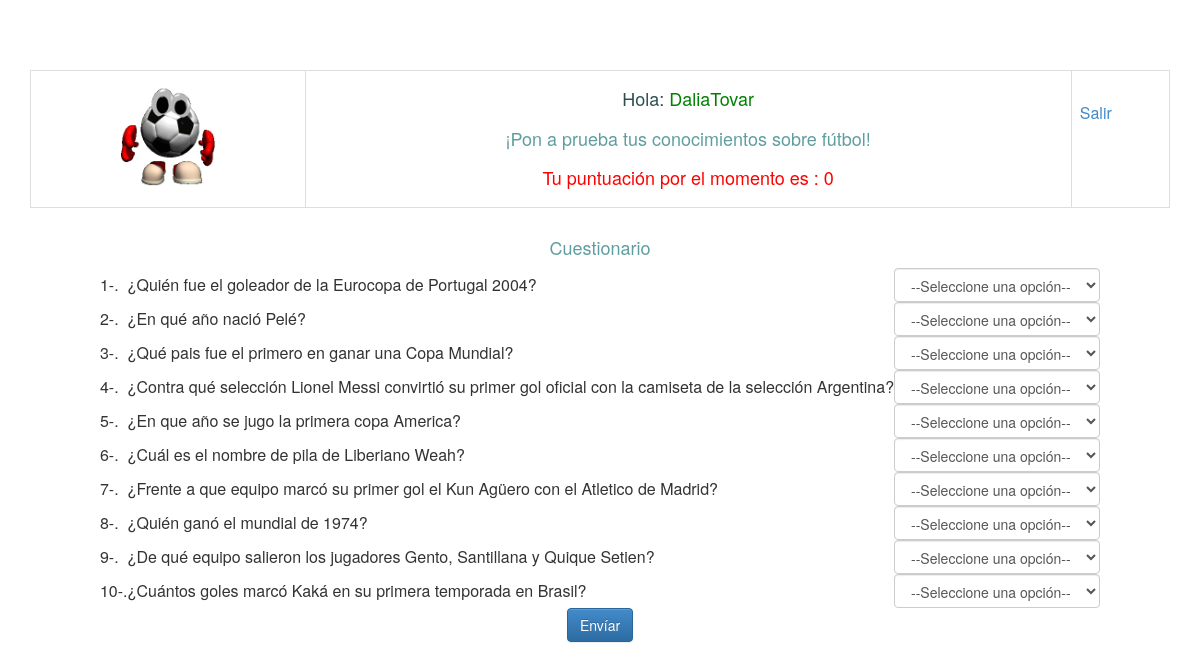
Screenshot of /prueba.net (signed in) with the database file from the repository.
### tables this page shows
CREATE TABLE `usuario` (
  `id` int(11) NOT NULL AUTO_INCREMENT,
  `usuario` varchar(20) DEFAULT NULL,
  `contasena` varchar(20) DEFAULT NULL,
  `puntuacion` varchar(10) DEFAULT NULL,
  PRIMARY KEY (`id`)
);

CREATE TABLE `preguntas` (
  `idpregunta` int(11) NOT NULL AUTO_INCREMENT,
  `pregunta` varchar(500) DEFAULT NULL,
  `respuesta` varchar(10) DEFAULT NULL,
  `resultado` varchar(10) DEFAULT NULL,
  PRIMARY KEY (`idpregunta`)
);

### index.php (called while the page is built, shortened)
<?php
require('helpers.php');
require('header.php');
require('footer.php');
require('./clase/Usuario.php');
controller($_GET['url']);
?>

### clase/Usuario.php (the view, shortened to what this page needs)
<?php
class Usuario{
    public function cuestionario(){
?>
<?php
        echo"
          <form action='respuesta.jsp' method='POST' name = 'frmdo2' id = 'frmdo2' target = '_self'>
          <center><table border='0'><tr><td colspan='4'><h4><center><font color='#5f9ea0'>Cuestionario</h4></td></tr>
          ";
          $resul = mysql_query("SELECT MAX(idpregunta) AS id_maximo FROM  preguntas".mysql_error());
        if ($row = mysql_fetch_row($resul)) {
            $max = trim($row[0]);
        }
        $aleatorio = mt_rand(1, $max);
        $usados[] = $aleatorio;
        for ($i = 1; $i <=10; $i++) {
            $aleatorio = mt_rand(1, $max);
            while(in_array($aleatorio,$usados)) {
                $aleatorio = mt_rand(1, $max);
            }
            $usados[] = $aleatorio;
            $sql="Select * from preguntas where idpregunta=$aleatorio" or die("Error en la consulta del cuestionario".mysql_error());
            $consulta = mysql_query($sql)or die("Error de consulta $sql");
            $id_pregunta=mysql_result($consulta,0,'idpregunta');
            $pregunta= mysql_result($consulta,0,'pregunta');
            $respuesta = mysql_result($consulta,0,'respuesta');
            echo"<tr>
            <td>$i-.<input type=hidden  name=id$i value=$id_pregunta></td>
            <td>$pregunta</td>
            <td><input type=hidden name=res2$i value=$respuesta></td>";
                                  echo"<td>
                                  <select name=res$i  class='form-control' id='idres'>
                                  <option value='null'>--Seleccione una opción--</option>";
                     echo"</select>";
        }
        echo" </tr><tr><td colspan=4 align=center><input type='submit' value='Envíar' class=\"btn btn-primary\" ></td></tr>
                                      </table> </form>";
}
}
?>

### header.php (shortened to what this page needs)
<!DOCTYPE html>
<html lang="en">
  <head>
    <link href="bootstrap/css/bootstrap.min.css" rel="stylesheet">
    <link href="bootstrap/css/bootstrap-theme.min.css" rel="stylesheet">
    <link href="bootstrap/css/theme.css" rel="stylesheet">
  </head>
  <body role="document">

### footer.php (shortened to what this page needs)
  </body>
</html>

### helpers.php (shortened to what this page needs)
<?php
function view($plantilla, $variables= array()){
    extract($variables);
    require('view/'.$plantilla.'.tpl.php');
}
function controller($nombre){
    $archivo= "controller/$nombre.php";
    if(file_exists($archivo))
        require($archivo);
    else
        echo"$archivo Error archivo no encontrado";
}
?>

### controller/prueba.net.php (shortened to what this page needs)
<?php
if(isset($_SESSION['sesionUser'])){
    $usuario = new Usuario();
    $id = $_COOKIE['id'];
    $sql="SELECT * FROM usuario WHERE id = $id";
    $consulta = mysql_query($sql)or die("Error de consulta usuario".mysql_erro());
    echo"<div class=\"container theme-showcase\" role=\"main\">";
    $nombre = mysql_result($consulta, 0,'usuario');
    $puntuacion=mysql_result($consulta,0,'puntuacion');
    echo"<table border='3' class='table table-bordered'><tr><td rowspan='2'><center><img src='./images_mvc/balon.GIF'   width='120' height='120'></td>
<tr><td><h4><center><font color='#2f4f4f'>Hola:</font> <font color='green'>$nombre</font>
 <br><center><font color='#5f9ea0'><br>¡Pon a prueba tus conocimientos sobre fútbol!</font>
<center><br><font color='red'>Tu puntuación por el momento es : $puntuacion</font></center><td>
    <a href='index.php' ><br>Salir</a></center></h4></td></tr></table></h3></div>";
    $variables= array('metodo'=>$usuario->cuestionario());
    view('prueba',$variables);
}
else{
    echo"<script>alert('No hay seciones iniciadas.');
    location.href = 'Login.asp';
</script>";
}
?>

### view/prueba.tpl.php (shortened to what this page needs)
<html>
<head>
</head>
<body>
</body>
</html>

### rows the page displays
usuario: usuario "DaliaTovar", puntuacion "0"
preguntas: pregunta "¿Quién fue el goleador de la Eurocopa de Portugal 2004?"
preguntas: pregunta "¿En qué año nació Pelé?"
preguntas: pregunta "¿Qué pais fue el primero en ganar una Copa Mundial?"
preguntas: pregunta "¿Contra qué selección Lionel Messi convirtió su primer gol oficial con la camiseta de la selección Argentina?"
preguntas: pregunta "¿En que año se jugo la primera copa America?"
preguntas: pregunta "¿Cuál es el nombre de pila de Liberiano Weah?"
preguntas: pregunta "¿Frente a que equipo marcó su primer gol el Kun Agüero con el Atletico de Madrid?"
preguntas: pregunta "¿Quién ganó el mundial de 1974?"
preguntas: pregunta "¿De qué equipo salieron los jugadores Gento, Santillana y Quique Setien?"
preguntas: pregunta "¿Cuántos goles marcó Kaká en su primera temporada en Brasil?"
